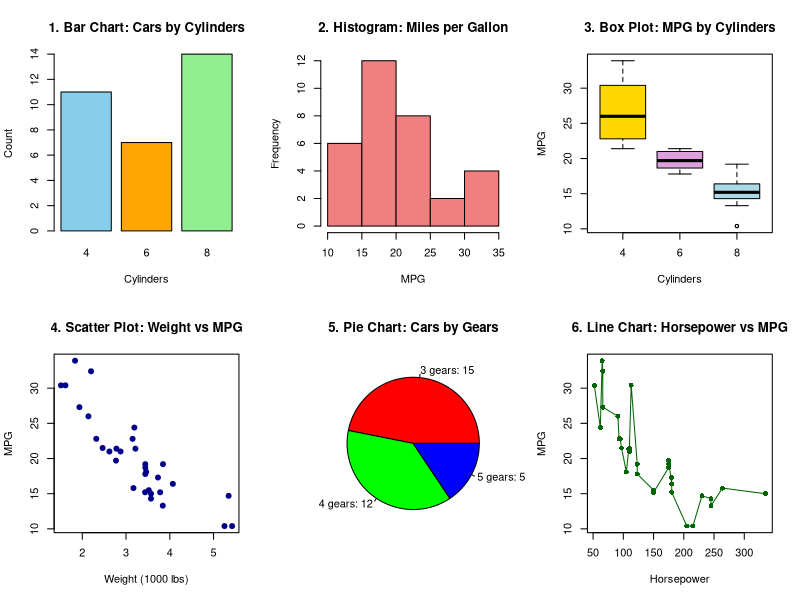

Source code (R):
data(mtcars)
head(mtcars)

par(mfrow = c(2, 3))

barplot(table(mtcars$cyl),
        main = "1. Bar Chart: Cars by Cylinders",
        xlab = "Cylinders", ylab = "Count",
        col = c("skyblue", "orange", "lightgreen"))

hist(mtcars$mpg,
     main = "2. Histogram: Miles per Gallon",
     xlab = "MPG", col = "lightcoral", border = "black", breaks = 8)

boxplot(mpg ~ cyl, data = mtcars,
        main = "3. Box Plot: MPG by Cylinders",
        xlab = "Cylinders", ylab = "MPG",
        col = c("gold", "plum", "lightblue"))

plot(mtcars$wt, mtcars$mpg,
     main = "4. Scatter Plot: Weight vs MPG",
     xlab = "Weight (1000 lbs)", ylab = "MPG",
     pch = 19, col = "darkblue")

gear_counts <- table(mtcars$gear)
pie(gear_counts,
    labels = paste(names(gear_counts), "gears:", gear_counts),
    main = "5. Pie Chart: Cars by Gears",
    col = rainbow(length(gear_counts)))

sorted <- mtcars[order(mtcars$hp), ]
plot(sorted$hp, sorted$mpg, type = "o",
     main = "6. Line Chart: Horsepower vs MPG",
     xlab = "Horsepower", ylab = "MPG", col = "darkgreen", pch = 16)

par(mfrow = c(1, 1))
